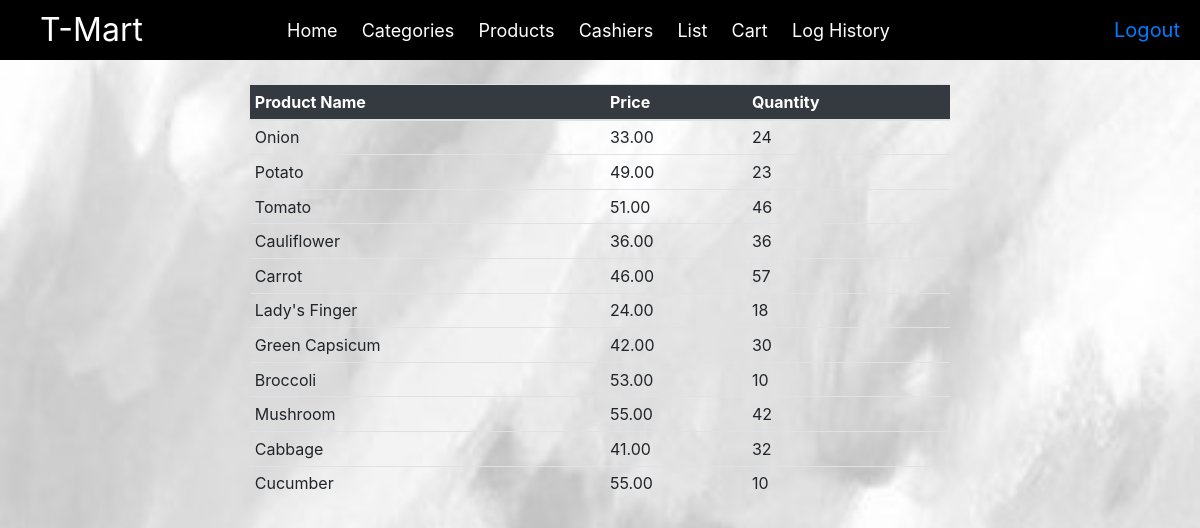
The page /viewcat/21/ on the database its author committed.
### InventoryApp/models.py (models this page shows)
class Products(models.Model):
    pname = models.CharField(max_length=30, unique=True)
    price = models.DecimalField(max_digits=10, decimal_places=2)
    quantity = models.IntegerField()
    category_id=models.IntegerField()
    category = models.CharField(max_length=50)

### InventoryApp/views.py (the view)
# urls.py: path('viewcat/<int:id>/',views.viewcat,name='viewcat'),
def viewcat(request,id):
    a=Products.objects.filter(category_id=id)
    return render(request,'viewcat.html',{'list':a})

### InventoryApp/templates/viewcat.html (shortened to what this page needs)
{% load static %}
<!DOCTYPE html>
<html>
<head>
    <link rel="stylesheet" type="text/css" href="{% static 'css/bootstrap.min.css' %}">
</head>
<body>
  <div class="top-bar">
    <div class="brand">T-Mart</div>
    <nav>
      <ul>
        <li><a href="{% url 'mn' %}"> Home</a></li>
        <li><a href="{% url 'ct' %}">Categories</a></li>
        <li><a href="{% url 'pd' %}">Products</a></li>
        <li><a href="{% url 'rgr' %}"> Cashiers</a></li>
        <li><a href="{% url 'list' %}"> List</a></li>
        <li><a href="{% url 'cart' %}"> Cart</a></li>
        <li><a href="{% url 'hist' %}"> Log History</a></li>
      </ul>
    </nav>
    <div class="lo"><a href="{% url 'ln' %}"> Logout</a></div>
  </div>
      <br>
      <div>
        <div class="table-container">
          <table class="table table-hover table-sm">
        <thead class="bg-dark text-white">
            <tr>
                <th>Product Name</th>
                <th>Price</th>
                <th>Quantity</th>
            </tr>
        </thead>
        <tbody id="productTableBody">
            {% for product in list %}
            <tr>
                    <td>{{ product.pname }}</td>
                    <td>{{ product.price }}</td>
                    <td class="{% if product.quantity < 10 %}low-quantity{% elif product.quantity >= 10 and product.quantity < 20 %}medium-quantity{% else %}high-quantity{% endif %}">
                        <span>{{ product.quantity }}</span>
                    </td>
            </tr>
            {% endfor %}
        </tbody>
    </table>
    </div>
</div>
</body>

### rows shown on the page
Products: pname "Onion", price "33.00", quantity "24"
Products: pname "Potato", price "49.00", quantity "23"
Products: pname "Tomato", price "51.00", quantity "46"
Products: pname "Cauliflower", price "36.00", quantity "36"
Products: pname "Carrot", price "46.00", quantity "57"
Products: pname "Lady's Finger", price "24.00", quantity "18"
Products: pname "Green Capsicum", price "42.00", quantity "30"
Products: pname "Broccoli", price "53.00", quantity "10"
Products: pname "Mushroom", price "55.00", quantity "42"
Products: pname "Cabbage", price "41.00", quantity "32"
Products: pname "Cucumber", price "55.00", quantity "10"
